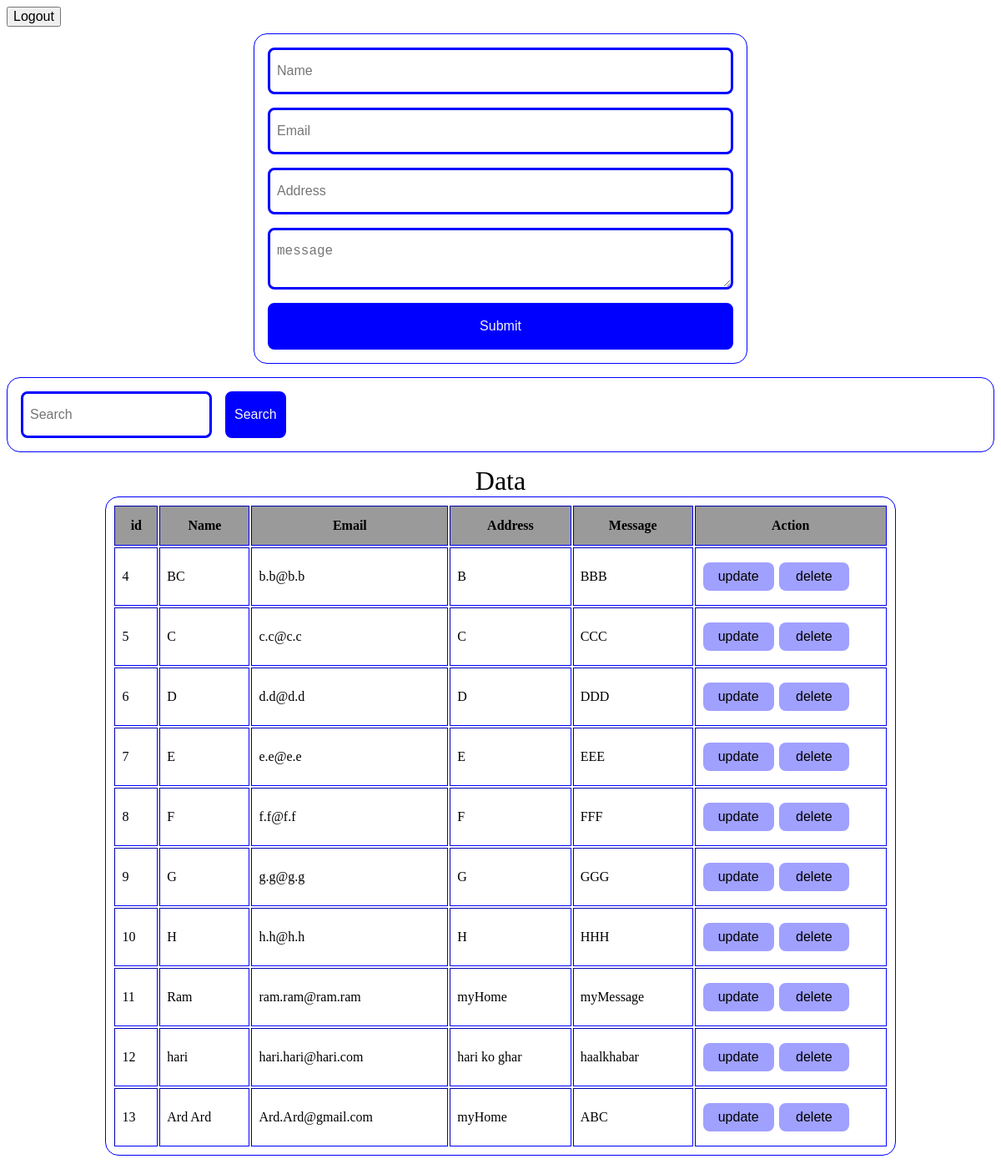
The app's page / (signed in) with its own data.
### blogapp1/models.py (models this page shows)
class Contact(models.Model):
    name = models.CharField(max_length=64)
    email = models.CharField(max_length=64)
    address = models.CharField(max_length=124)
    message = models.TextField()

### blogapp1/views.py (the view, shortened to what this page needs)
# urls.py: 2. Add a URL to urlpatterns:  path('', Home.as_view(), name='home')
def Home(request):
    contacts = Contact.objects.all()
    return render(request,"blogapp1/view.html", {"contacts": contacts})

### blogapp1/templates/blogapp1/view.html (shortened to what this page needs)
<!DOCTYPE html>
<html lang="en">
<head>
</head>
<body>
    <a href="{% url 'logout' %}"><button>Logout</button></a>
    {% if user.is_authenticated %}
    <div class="fullwidth">
        <form action="/" method="post">
            <input type="text" placeholder="Name" name="name" required>
            <input type="text" placeholder="Email" name="email" required>
            <input tpye="address" placeholder="Address" name="address" required>
            <textarea name="message" id="meddage" placeholder="message" required></textarea>
            <input type="submit" value="Submit">
        </form>
        <form class="searchBox" method="get" action="/search">
            <input type="text" name="search" id="search" placeholder="Search">
            <input type="submit" value="Search">
        </form>
        <table border="1">
            <caption>Data</caption>
            <tr>
                <th>id</th>
                <th>Name</th>
                <th>Email</th>
                <th>Address</th>
                <th>Message</th>
                <th>Action</th>
            </tr>
            {% for i in contacts %}
            <tr>
                <td>{{i.id}}</td>
                <td>{{i.name}}</td>
                <td>{{i.email}}</td>
                <td>{{i.address}}</td>
                <td>{{i.message}}</td>
                <td><a href="{% url 'update' i.id %}"><input type="button" name="update" id="update" value="update"></a>
                <a href="{% url 'delete' i.id %}"><input type="button" name="delete" id="delete" value="delete"></a></td>
            </tr>
            {% endfor %}
        </table>
    </div>
    {% else %}
    <h2>Please <a href="{% url 'login' %}">Login</a> to see the content</h2>
    {% endif %}
</body>
</html>

### blogapp1/templates/blogapp1/view.html (style rules this page uses)
* { font-size: 16px; }
table { width:80%; border-radius: 1rem; border: blue solid 1px; padding: 0.5rem; margin: 0.5rem; box-sizing: border-box; overflow: hidden; }
table caption { font-size: 2rem; }
table tr { height: 3rem }
table tr:has(> th) { background-color: #9a9a9a; }
table tr td { padding: 1rem 0.5rem }
table input[type="button"] { background-color: #A0A0ff; color: #f5f5f5; border: 0.5rem; padding: 0.5rem; margin: 1px; width: 40%; color: black; border-radius: 0.5rem; }
form { display: flex; flex-direction: column; width: 50%; border-radius: 1rem; border: blue solid 1px; padding: 0.5rem; margin: 0.5rem; box-sizing: border-box; }
form input, form textarea { border-radius: 0.5rem; border: blue solid; padding: 1rem 0.5rem; margin: 0.5rem }
form input[type="submit"] { background-color: blue; color: #f5f5f5 }
.fullwidth { display: flex; align-items: center; width: 100%; flex-direction: column; }
.searchBox { width: 100%; display: flex; flex-direction: row; border-radius: 1rem; border: blue solid 1px; padding: 0.5rem; margin: 0.5rem; box-sizing: border-box; }

### records on screen
Contact: id "4", name "BC", email "b.b@b.b", address "B", message "BBB"
Contact: id "5", name "C", email "c.c@c.c", address "C", message "CCC"
Contact: id "6", name "D", email "d.d@d.d", address "D", message "DDD"
Contact: id "7", name "E", email "e.e@e.e", address "E", message "EEE"
Contact: id "8", name "F", email "f.f@f.f", address "F", message "FFF"
Contact: id "9", name "G", email "g.g@g.g", address "G", message "GGG"
Contact: id "10", name "H", email "h.h@h.h", address "H", message "HHH"
Contact: id "11", name "Ram", email "ram.ram@ram.ram", address "myHome", message "myMessage"
Contact: id "12", name "hari", email "hari.hari@hari.com", address "hari ko ghar", message "haalkhabar"
Contact: id "13", name "Ard Ard", email "Ard.Ard@gmail.com", address "myHome", message "ABC"
